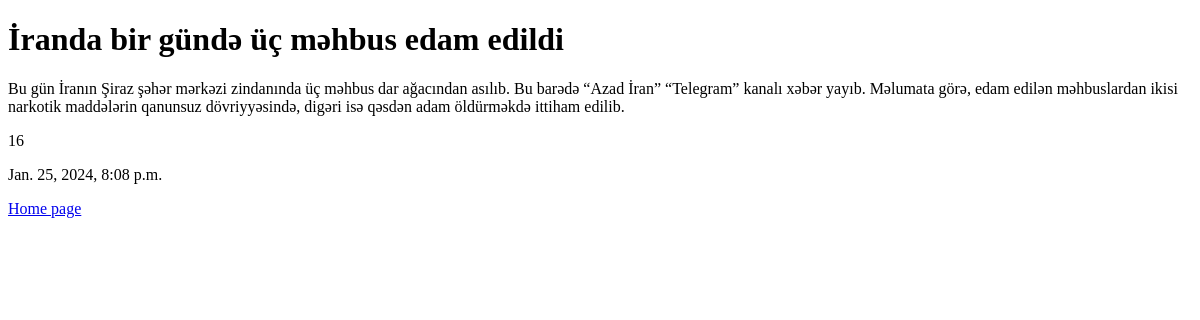
/xeber/1/, run on the app's committed database.
### feeds/models.py (models this page shows, shortened)
class Feed(models.Model):
    title = models.CharField(max_length=256)
    body = models.TextField(max_length=3000)
    published_at = models.DateTimeField(auto_now_add=True)
    views_count = models.PositiveIntegerField(default=0, editable=False)

### feeds/views.py (the view)
# urls.py: path("xeber/<int:pk>/", feed_details, name="xeber_detal")
def feed_details(request, pk): # primary_key, id
    feed = Feed.objects.get(pk=pk)
    feed.views_count += 1
    feed.save()
    context = {
        "feed": feed
    }
    return render(request, "feeds/feed_details.html", context)

### feeds/templates/feeds/feed_details.html (shortened to what this page needs)
{% load static %}
<!DOCTYPE html>
<html lang="en">
<head>
</head>
<body>
    <div class="main">
        <h1>{{ feed.title }}</h1>
        <text>
            {{ feed.body }}
        </text>
        <p>{{ feed.views_count }}</p>
        <p>{{ feed.published_at }}</p>
    </div>
    <a href="{% url 'home' %}">Home page</a>
</body>
</html>

### data on the page
Feed: title "İranda bir gündə üç məhbus edam edildi", body "Bu gün İranın Şiraz şəhər mərkəzi zindanında üç məhbus dar ağacından asılıb. Bu barədə “Azad İran” “Telegram” kanalı xəbər yayıb. Məlumata görə, edam edilən məhbuslardan ikisi narkotik maddələrin qanunsuz dövriyyəsində, digəri isə qəsdən adam öldürməkdə ittiham edilib.", views_count "16", published_at "Jan. 25, 2024, 8:08 p.m."
